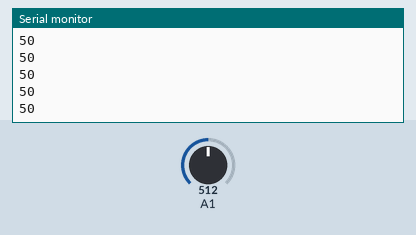
Simulated run of this sketch. Board: Arduino Uno, built with avr-gcc and run on an emulated ATmega328P. Shown: the last lines printed to the serial monitor. Inputs (shaded band) come from the test bench; at power-on: A1 = 512.

Above: at 1.2 s.
1.3 s: A1 set to 716
At 1.31 s:
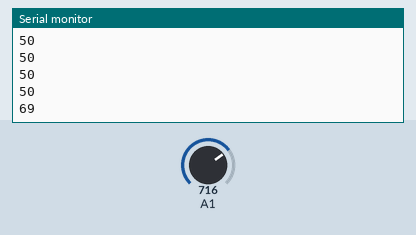
2.8 s: A1 set to 900
At 2.81 s:
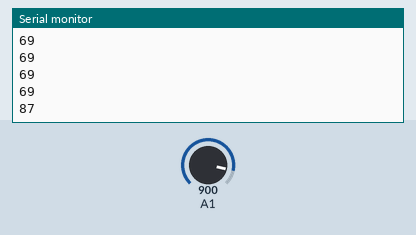
Timing chart, 0 to 5.8 s (numbered marks = the images above; inputs shaded):
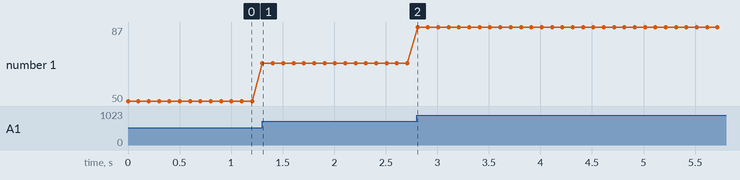

The sketch:

sketch_sep04a.ino
```cpp
void setup() {
  Serial.begin(57600);
  Serial.println("Goodnight moon!");
}

void loop() {
   int pot = analogRead(A1);
   pot = map(pot, 0, 1023, 0, 100);
   Serial.println(pot);
   delay(100);

}
```

Measured:
- after the input at 1.3 s, the serial monitor: prints a new line at once (image 1)
- after the input at 2.8 s, the serial monitor: prints a new line at once (image 2)
- plotted number 1: 50 → 69 after the input at 1.3 s, 69 → 87 after the input at 2.8 s
